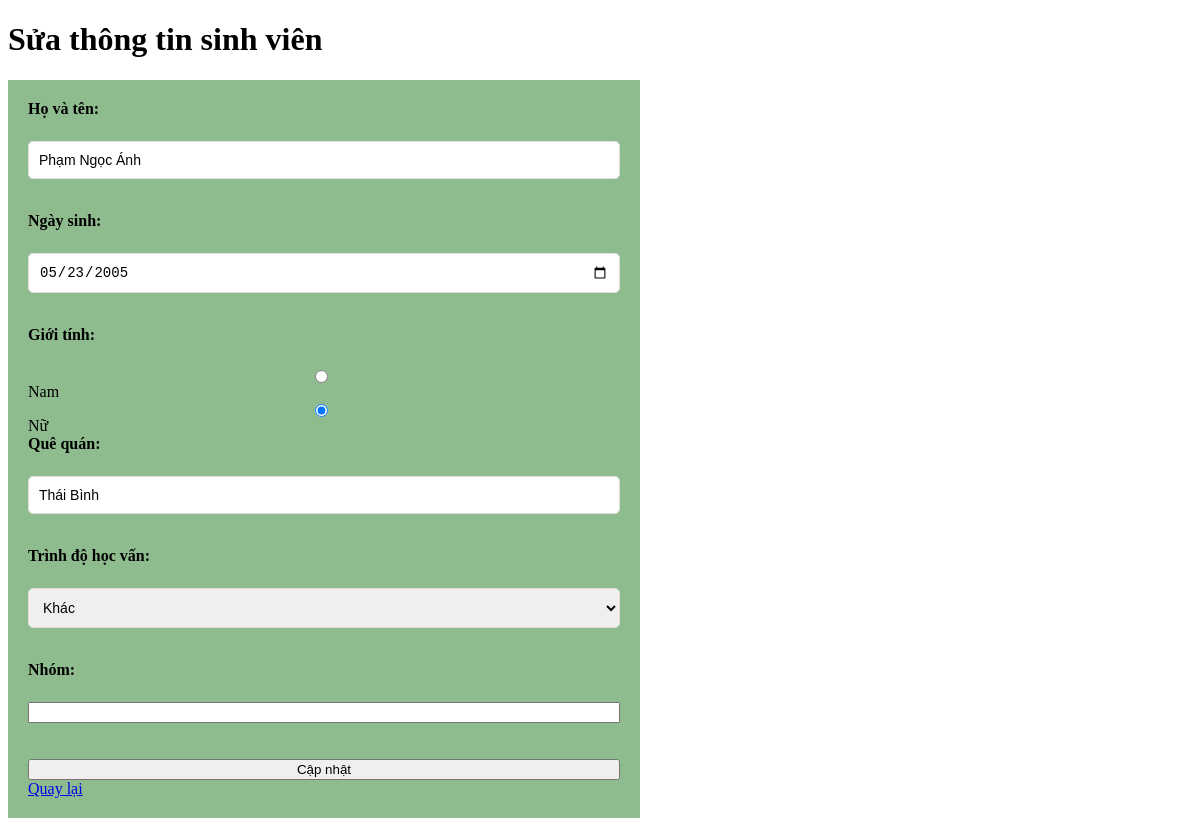
The app's page /suasv.php?id=2 with its own data.
### tables this page shows
CREATE TABLE `table_Students` (
  `id` int(50) NOT NULL,
  `fullname` varchar(250) NOT NULL,
  `dob` date NOT NULL,
  `gender` int(10) NOT NULL,
  `hometown` varchar(250) NOT NULL,
  `level` int(11) NOT NULL,
  `group` int(11) NOT NULL
);

### suasv.php (the view, shortened to what this page needs)
<?php
$conn = new mysqli('localhost', 'root', '', 'QLSV_NguyenThiYenNhi');
if (isset($_GET['id'])) {
    $id = $_GET['id'];
    $sql = "SELECT * FROM table_Students WHERE id = $id";
    $result = $conn->query($sql);
    if ($result->num_rows > 0) {
        $row = $result->fetch_assoc();
    } else {
        echo "Không tìm thấy sinh viên!";
        exit;
    }
} else {
    echo "ID sinh viên không hợp lệ!";
    exit;
}
?>
<!DOCTYPE html>
<html lang="en">
<head>
</head>
<body>
    <h1>Sửa thông tin sinh viên</h1>
    <form method="POST">
        <label>Họ và tên:</label><br>
        <input type="text" name="fullname" value="<?php echo $row['fullname']; ?>" required><br>
        <label>Ngày sinh:</label><br>
        <input type="date" name="dob" value="<?php echo $row['dob']; ?>" required><br>
        <label>Giới tính:</label><br>
        <input type="radio" name="gender" value="1" <?php echo $row['gender'] == 1 ? 'checked' : ''; ?>> Nam
        <input type="radio" name="gender" value="0" <?php echo $row['gender'] == 0 ? 'checked' : ''; ?>> Nữ<br>
        <label>Quê quán:</label><br>
        <input type="text" name="hometown" value="<?php echo $row['hometown']; ?>" required><br>
        <label>Trình độ học vấn:</label><br>
        <select name="level">
            <option value="3" <?php echo $row['level'] == 3 ? 'selected' : ''; ?>>Khác</option>
        </select><br>
        <label>Nhóm:</label><br>
        <input type="number" name="group_id" value="<?php echo $row['group_id']; ?>" required><br>
        <br>
        <input type="submit" value="Cập nhật">
        <a href="index.php">Quay lại</a>
        <link rel="stylesheet"href="suasv.css">
    </form>
</body>
</html>

### suasv.css (style rules this page uses)
form { display: flex; flex-direction: column; width: 50%; padding: 20px; border: 2px darkseagreen; background-color:darkseagreen; }
label { font-weight: bold; margin-bottom: 5px; }
input[type="text"], input[type="date"], select { width: 100%; padding: 10px; border: 1px solid #ddd; border-radius: 5px; box-sizing: border-box; font-size: 14px; margin-bottom: 15px; }
input[type="radio"] { margin-right: 10px; }

### records on screen
table_students: fullname "Phạm Ngọc Ánh", dob "05/23/2005", gender "☑", hometown "Thái Bình", level "Khác"
